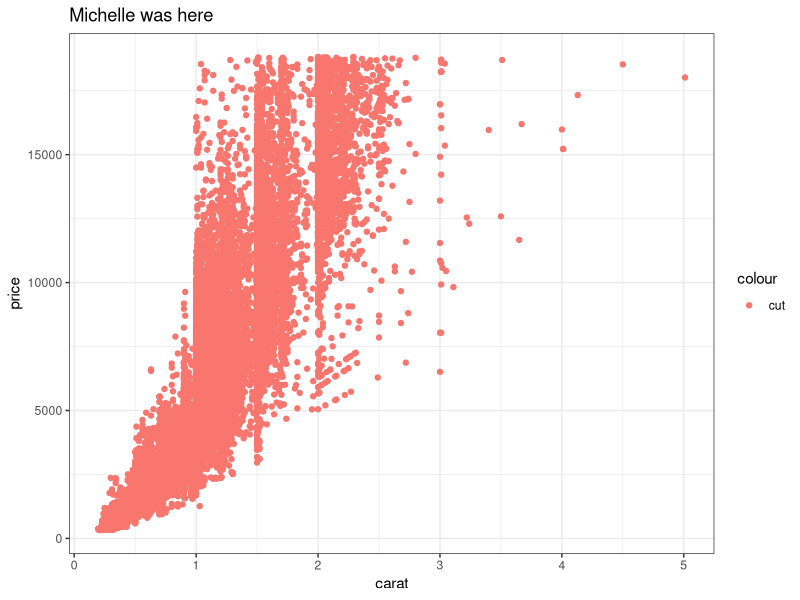
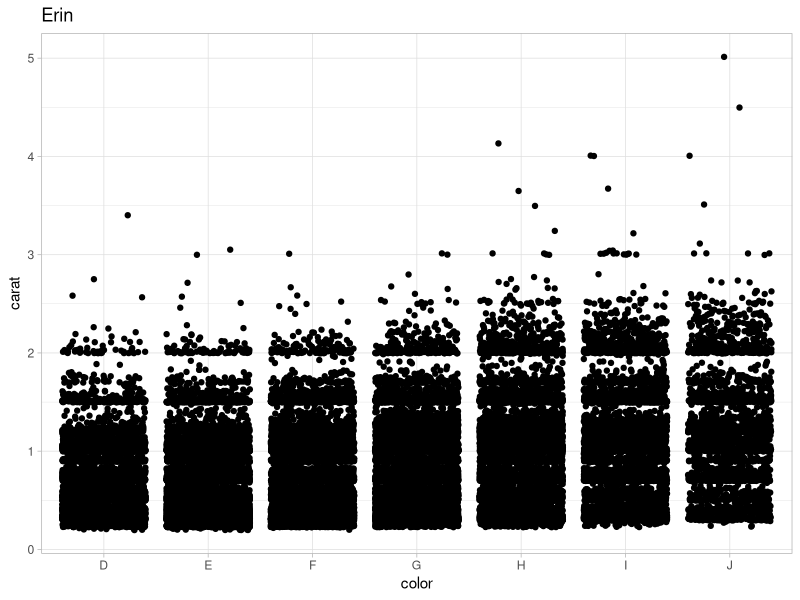
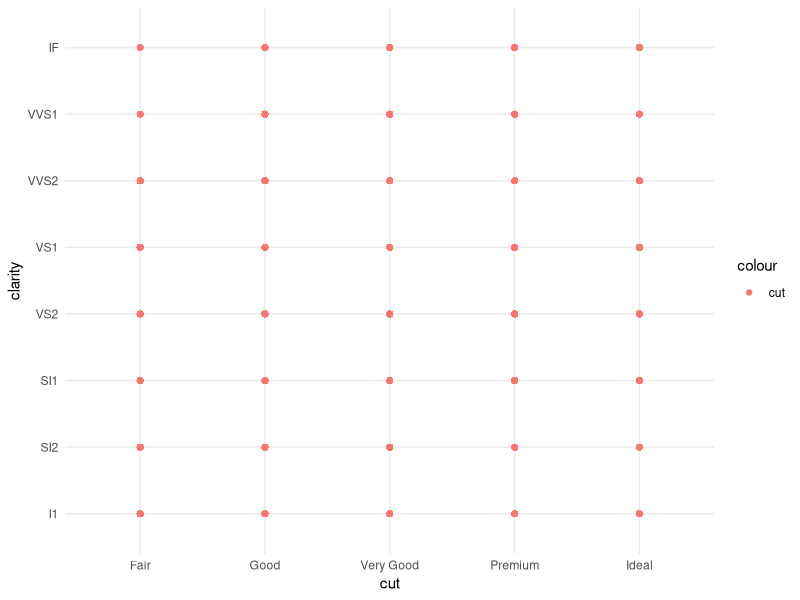
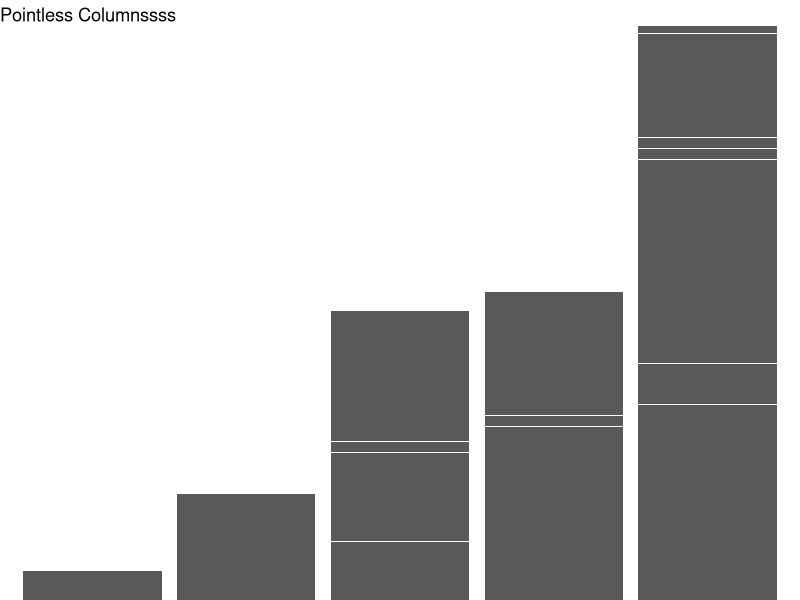

Recreate these plots in R, in order.
## ---- chunk 1
knitr::opts_chunk$set(echo = TRUE)
library(tidyverse)
## ---- chunk 2
# Partner 1: 
# Run the code below to see the original graph
# Change the code below to make the point color change based on 'cut', and update the theme to theme_bw(). Update the title to include your first name. 

ggplot(data = diamonds, aes(x = carat, y = price)) +
  geom_point(aes(color='cut')) +
  theme_bw() +
  labs(title = "Michelle was here")
## ---- chunk 3
# Partner 2: 
# Run the code below to see the original graph
# Change the code below to make the geom a geom_jitter, and update the theme to theme_light. Update the title to include your first name. 

ggplot(data = diamonds, aes(x = color, y = carat)) +
  geom_jitter() +
  theme_light() +
  labs(title = "Erin")
## ---- chunk 4
ggplot(data = diamonds, aes(x = cut, y = clarity)) +
  geom_point(aes(color = 'cut')) +
  theme_minimal()
## ---- chunk 5
#illogical column graph 
ggplot(data = diamonds, aes(x = cut, y = clarity)) +
  geom_col() +
  theme_void() +
  labs(title = "Pointless Columnssss")
